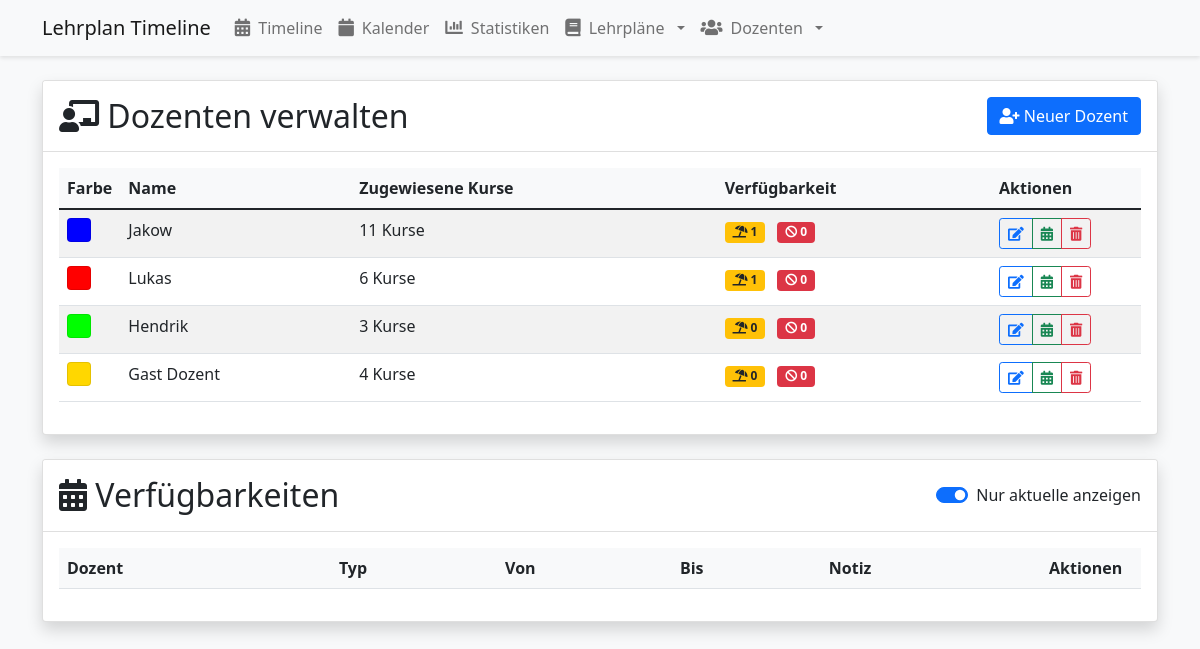
Screenshot of /lecturers with the database file from the repository.
### app/models.py (models this page shows)
class Lecturer(db.Model):
    id = db.Column(db.Integer, primary_key=True)
    name = db.Column(db.String(100), nullable=False)
    color = db.Column(db.String(7), nullable=True)  # Für Hex-Farbcodes wie #FF5733
    assignments = db.relationship('Assignment', backref='lecturer', lazy=True)
    availabilities = db.relationship('Availability', backref='lecturer', lazy=True)

### app/routes.py (the view, shortened to what this page needs)
@main.route('/lecturers', methods=['GET', 'POST'])
def manage_lecturers():
    lecturers = Lecturer.query.all()
    availabilities = Availability.query.join(Lecturer).order_by(Availability.start_date.desc()).all()
    return render_template('lecturers.html',
                         lecturers=lecturers,
                         availabilities=availabilities,
                         colors=COLORS,
                         current_date=datetime.now())

### app/templates/lecturers.html (shortened to what this page needs)
{% extends "base.html" %}
{% block content %}
<div class="card shadow mb-4">
    <div class="card-header bg-white d-flex justify-content-between align-items-center py-3">
        <h2 class="mb-0"><i class="fas fa-chalkboard-teacher"></i> Dozenten verwalten</h2>
        <button class="btn btn-primary" data-bs-toggle="modal" data-bs-target="#addLecturerModal">
            <i class="fas fa-user-plus"></i> Neuer Dozent
        </button>
    </div>
    <div class="card-body">
        <div class="table-responsive">
            <table class="table table-striped table-hover">
                <thead class="bg-light">
                    <tr>
                        <th style="width: 50px">Farbe</th>
                        <th>Name</th>
                        <th>Zugewiesene Kurse</th>
                        <th>Verfügbarkeit</th>
                        <th style="width: 150px">Aktionen</th>
                    </tr>
                </thead>
                <tbody>
                    {% for lecturer in lecturers %}
                    <tr>
                        <td>
                            <div class="color-preview" style="background-color: {{ lecturer.color or '#808080' }}"></div>
                        </td>
                        <td>{{ lecturer.name }}</td>
                        <td>{{ lecturer.courses|length }} Kurse</td>
                        <td>
                            {% set vacation_count = lecturer.availabilities|selectattr('type', 'equalto', 'vacation')|list|length %}
                            {% set unavailable_count = lecturer.availabilities|selectattr('type', 'equalto', 'unavailable')|list|length %}
                            <span class="badge bg-warning text-dark me-2" title="Urlaub">
                                <i class="fas fa-umbrella-beach"></i> {{ vacation_count }}
                            </span>
                            <span class="badge bg-danger" title="Nicht verfügbar">
                                <i class="fas fa-ban"></i> {{ unavailable_count }}
                            </span>
                        </td>
                        <td>
                            <div class="btn-group btn-group-sm">
                                <button class="btn btn-outline-primary"
                                        data-bs-toggle="modal"
                                        data-bs-target="#editLecturerModal"
                                        data-id="{{ lecturer.id }}"
                                        data-name="{{ lecturer.name }}"
                                        data-color="{{ lecturer.color or '#808080' }}">
                                    <i class="fas fa-edit"></i>
                                </button>
                                <button class="btn btn-outline-success"
                                        data-bs-toggle="modal"
                                        data-bs-target="#addAvailabilityModal"
                                        data-id="{{ lecturer.id }}"
                                        data-name="{{ lecturer.name }}">
                                    <i class="fas fa-calendar-alt"></i>
                                </button>
                                <button class="btn btn-outline-danger delete-lecturer"
                                        data-id="{{ lecturer.id }}"
                                        data-name="{{ lecturer.name }}">
                                    <i class="fas fa-trash-alt"></i>
                                </button>
                            </div>
                        </td>
                    </tr>
                    {% endfor %}
                </tbody>
            </table>
        </div>
    </div>
</div>
<div class="card shadow">
    <div class="card-header bg-white d-flex justify-content-between align-items-center py-3">
        <h2 class="mb-0"><i class="fas fa-calendar-alt"></i> Verfügbarkeiten</h2>
        <div class="form-check form-switch">
            <input class="form-check-input" type="checkbox" id="filterCurrentAvailabilities" checked>
            <label class="form-check-label" for="filterCurrentAvailabilities">Nur aktuelle anzeigen</label>
        </div>
    </div>
    <div class="card-body">
        <div class="table-responsive">
            <table class="table table-hover" id="availabilityTable">
                <thead class="bg-light">
                    <tr>
                        <th>Dozent</th>
                        <th>Typ</th>
                        <th>Von</th>
                        <th>Bis</th>
                        <th>Notiz</th>
                        <th style="width: 100px">Aktionen</th>
                    </tr>
                </thead>
            </table>
        </div>
    </div>
</div>
{% endblock %}

### app/static/css/style.css (style rules this page uses)
body { background-color: #f8f9fa; }
.card { margin-bottom: 20px; box-shadow: 0 2px 4px rgba(0,0,0,0.1); }

### app/templates/lecturers.html (style rules this page uses)
.color-preview { width: 24px; height: 24px; border-radius: 4px; display: inline-block; border: 1px solid rgba(0,0,0,0.1); }

### rows the page displays
Lecturer: name "Jakow", courses|length "11", id "1", unavailable_count "0"
Lecturer: name "Lukas", courses|length "6", vacation_count "1", unavailable_count "0"
Lecturer: name "Hendrik", courses|length "3", vacation_count "0", unavailable_count "0"
Lecturer: name "Gast Dozent", courses|length "4", vacation_count "0", unavailable_count "0"
